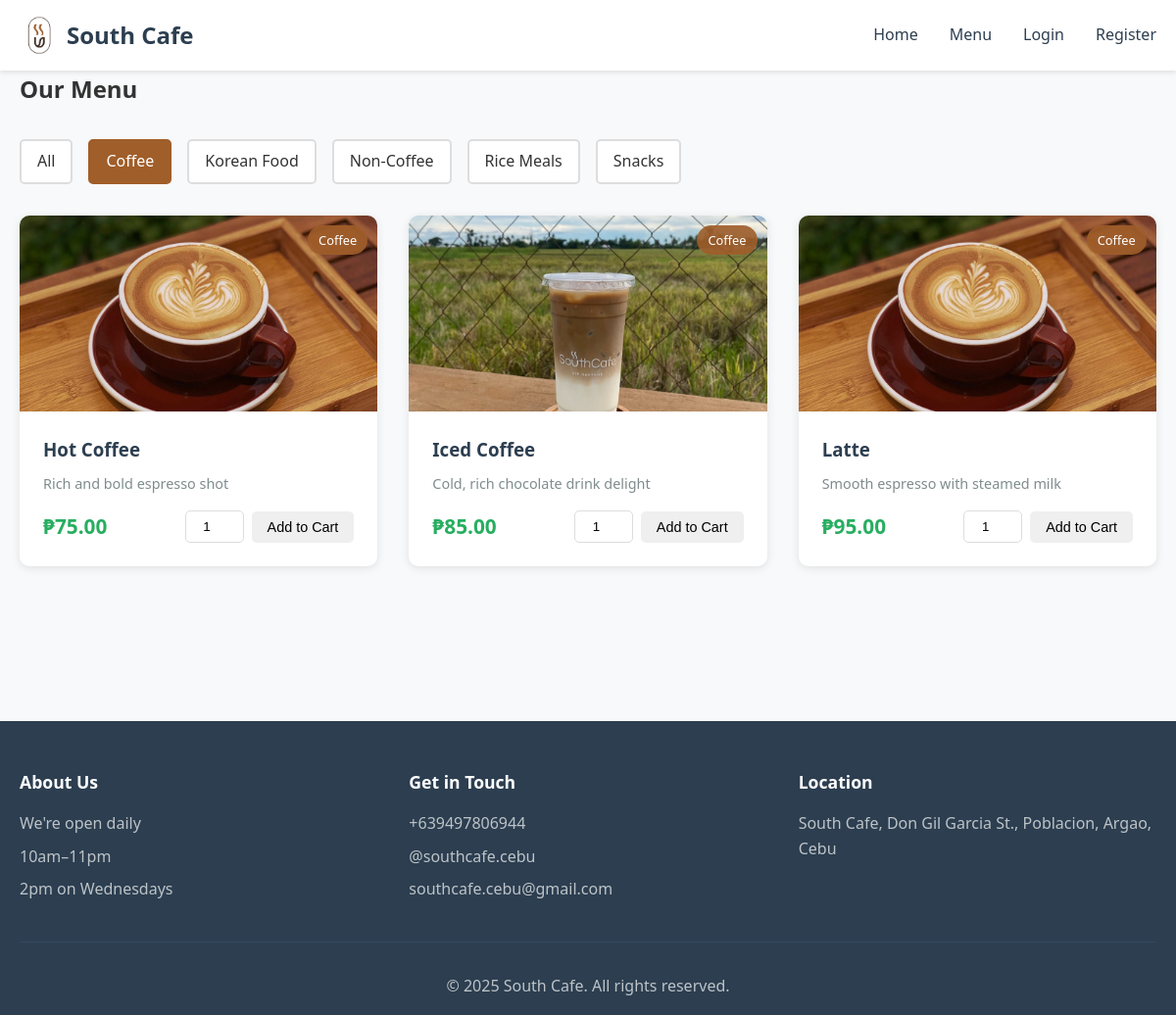
/menu.php?category=1, run on an earlier commit of the app's database.
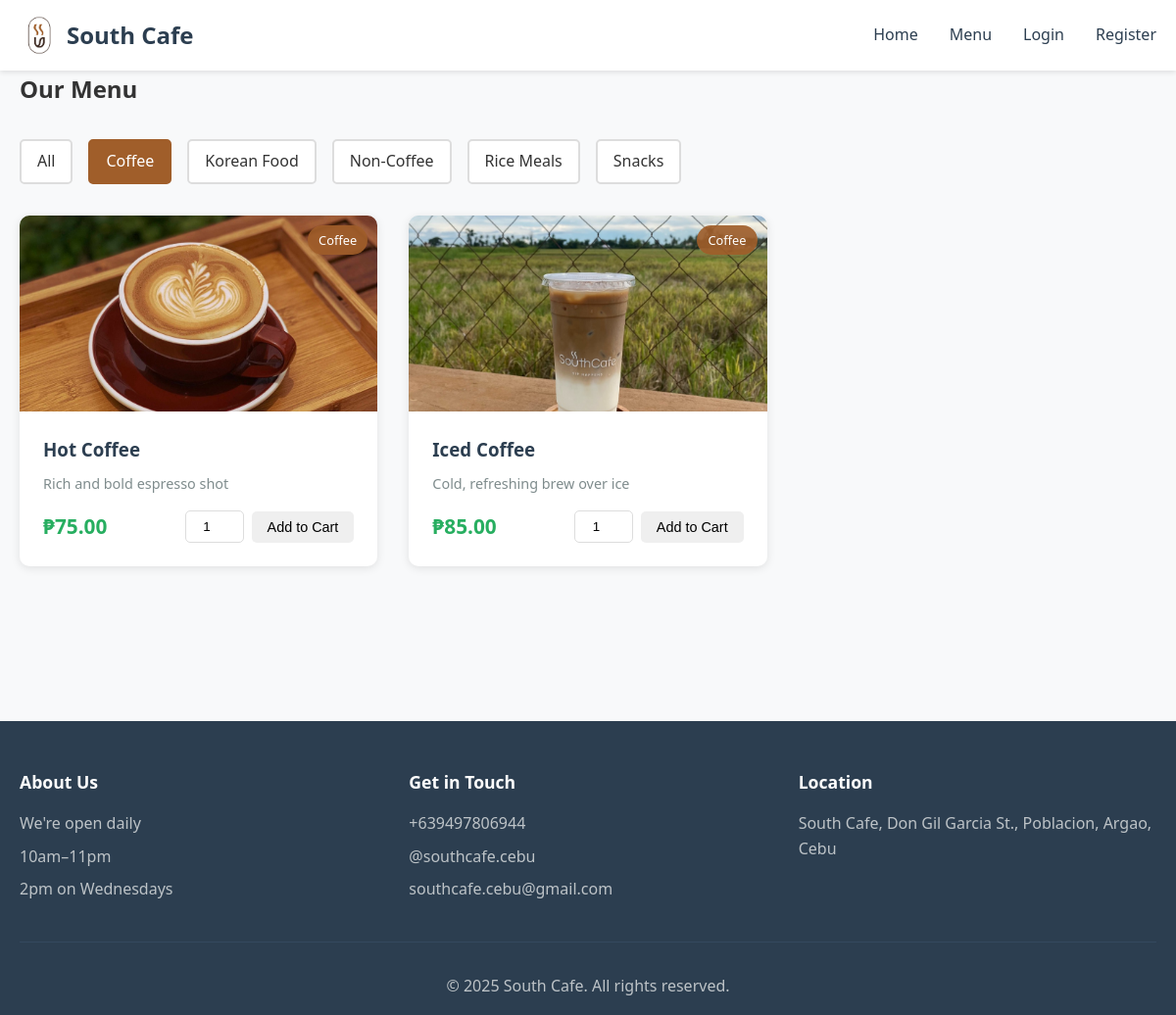
And on a later commit of the database.
### tables this page shows
CREATE TABLE IF NOT EXISTS categories (
    id INT AUTO_INCREMENT PRIMARY KEY,
    name VARCHAR(50) NOT NULL,
    description TEXT
);

CREATE TABLE IF NOT EXISTS products (
    id INT AUTO_INCREMENT PRIMARY KEY,
    name VARCHAR(100) NOT NULL,
    description TEXT,
    price DECIMAL(10, 2) NOT NULL,
    category_id INT,
    image VARCHAR(255),
    available BOOLEAN DEFAULT TRUE,
    created_at TIMESTAMP DEFAULT CURRENT_TIMESTAMP,
    FOREIGN KEY (category_id) REFERENCES categories(id)
);

### menu.php (the view, shortened to what this page needs)
<?php
require_once 'config.php';
$categories_query = "SELECT * FROM categories ORDER BY name";
$categories_result = mysqli_query($conn, $categories_query);
$categories = mysqli_fetch_all($categories_result, MYSQLI_ASSOC);
$category_filter = isset($_GET['category']) ? (int)$_GET['category'] : 0;
if ($category_filter > 0) {
    $products_query = "SELECT p.*, c.name as category_name FROM products p
                       LEFT JOIN categories c ON p.category_id = c.id
                       WHERE p.available = 1 AND p.category_id = ?
                       ORDER BY p.name";
    $stmt = mysqli_prepare($conn, $products_query);
    mysqli_stmt_bind_param($stmt, "i", $category_filter);
    mysqli_stmt_execute($stmt);
    $products_result = mysqli_stmt_get_result($stmt);
} else {
    $products_query = "SELECT p.*, c.name as category_name FROM products p
                       LEFT JOIN categories c ON p.category_id = c.id
                       WHERE p.available = 1
                       ORDER BY c.name, p.name";
    $products_result = mysqli_query($conn, $products_query);
}
$products = mysqli_fetch_all($products_result, MYSQLI_ASSOC);
include 'includes/header.php';
?>
<div class="container">
    <h2>Our Menu</h2>
    <div class="filter-section">
        <a href="menu.php" class="filter-btn <?php echo $category_filter == 0 ? 'active' : ''; ?>">All</a>
        <?php foreach ($categories as $category): ?>
            <a href="menu.php?category=<?php echo $category['id']; ?>"
               class="filter-btn <?php echo $category_filter == $category['id'] ? 'active' : ''; ?>">
                <?php echo htmlspecialchars($category['name']); ?>
            </a>
        <?php endforeach; ?>
    </div>
    <div class="product-grid">
        <?php if (count($products) > 0): ?>
            <?php foreach ($products as $product): ?>
                <div class="product-card">
                    <div class="product-image">
                        <img src="images/<?php echo htmlspecialchars($product['image']); ?>"
                             alt="<?php echo htmlspecialchars($product['name']); ?>"
                             onerror="this.src='images/placeholder.jpg'">
                        <span class="category-badge"><?php echo htmlspecialchars($product['category_name']); ?></span>
                    </div>
                    <div class="product-info">
                        <h3><?php echo htmlspecialchars($product['name']); ?></h3>
                        <p class="product-description"><?php echo htmlspecialchars($product['description']); ?></p>
                        <div class="product-footer">
                            <span class="price">₱<?php echo number_format($product['price'], 2); ?></span>
                            <form method="POST" action="menu.php" class="add-to-cart-form">
                                <input type="number" name="quantity" value="1" min="1" max="99" class="quantity-input">
                                <button type="submit" name="add_to_cart" class="btn btn-small">Add to Cart</button>
                            </form>
                        </div>
                    </div>
                </div>
            <?php endforeach; ?>
        <?php else: ?>
            <p class="no-products">No products found in this category.</p>
        <?php endif; ?>
    </div>
</div>
<?php include 'includes/footer.php'; ?>

What changed in the data, as far as the page shows it:
no longer on this page (row edited): products: category.name "Coffee", name "Latte", description "Smooth espresso with steamed milk", price "95.00"
changed products "Iced Coffee": description "Cold, rich chocolate drink delight" → "Cold, refreshing brew over ice"
